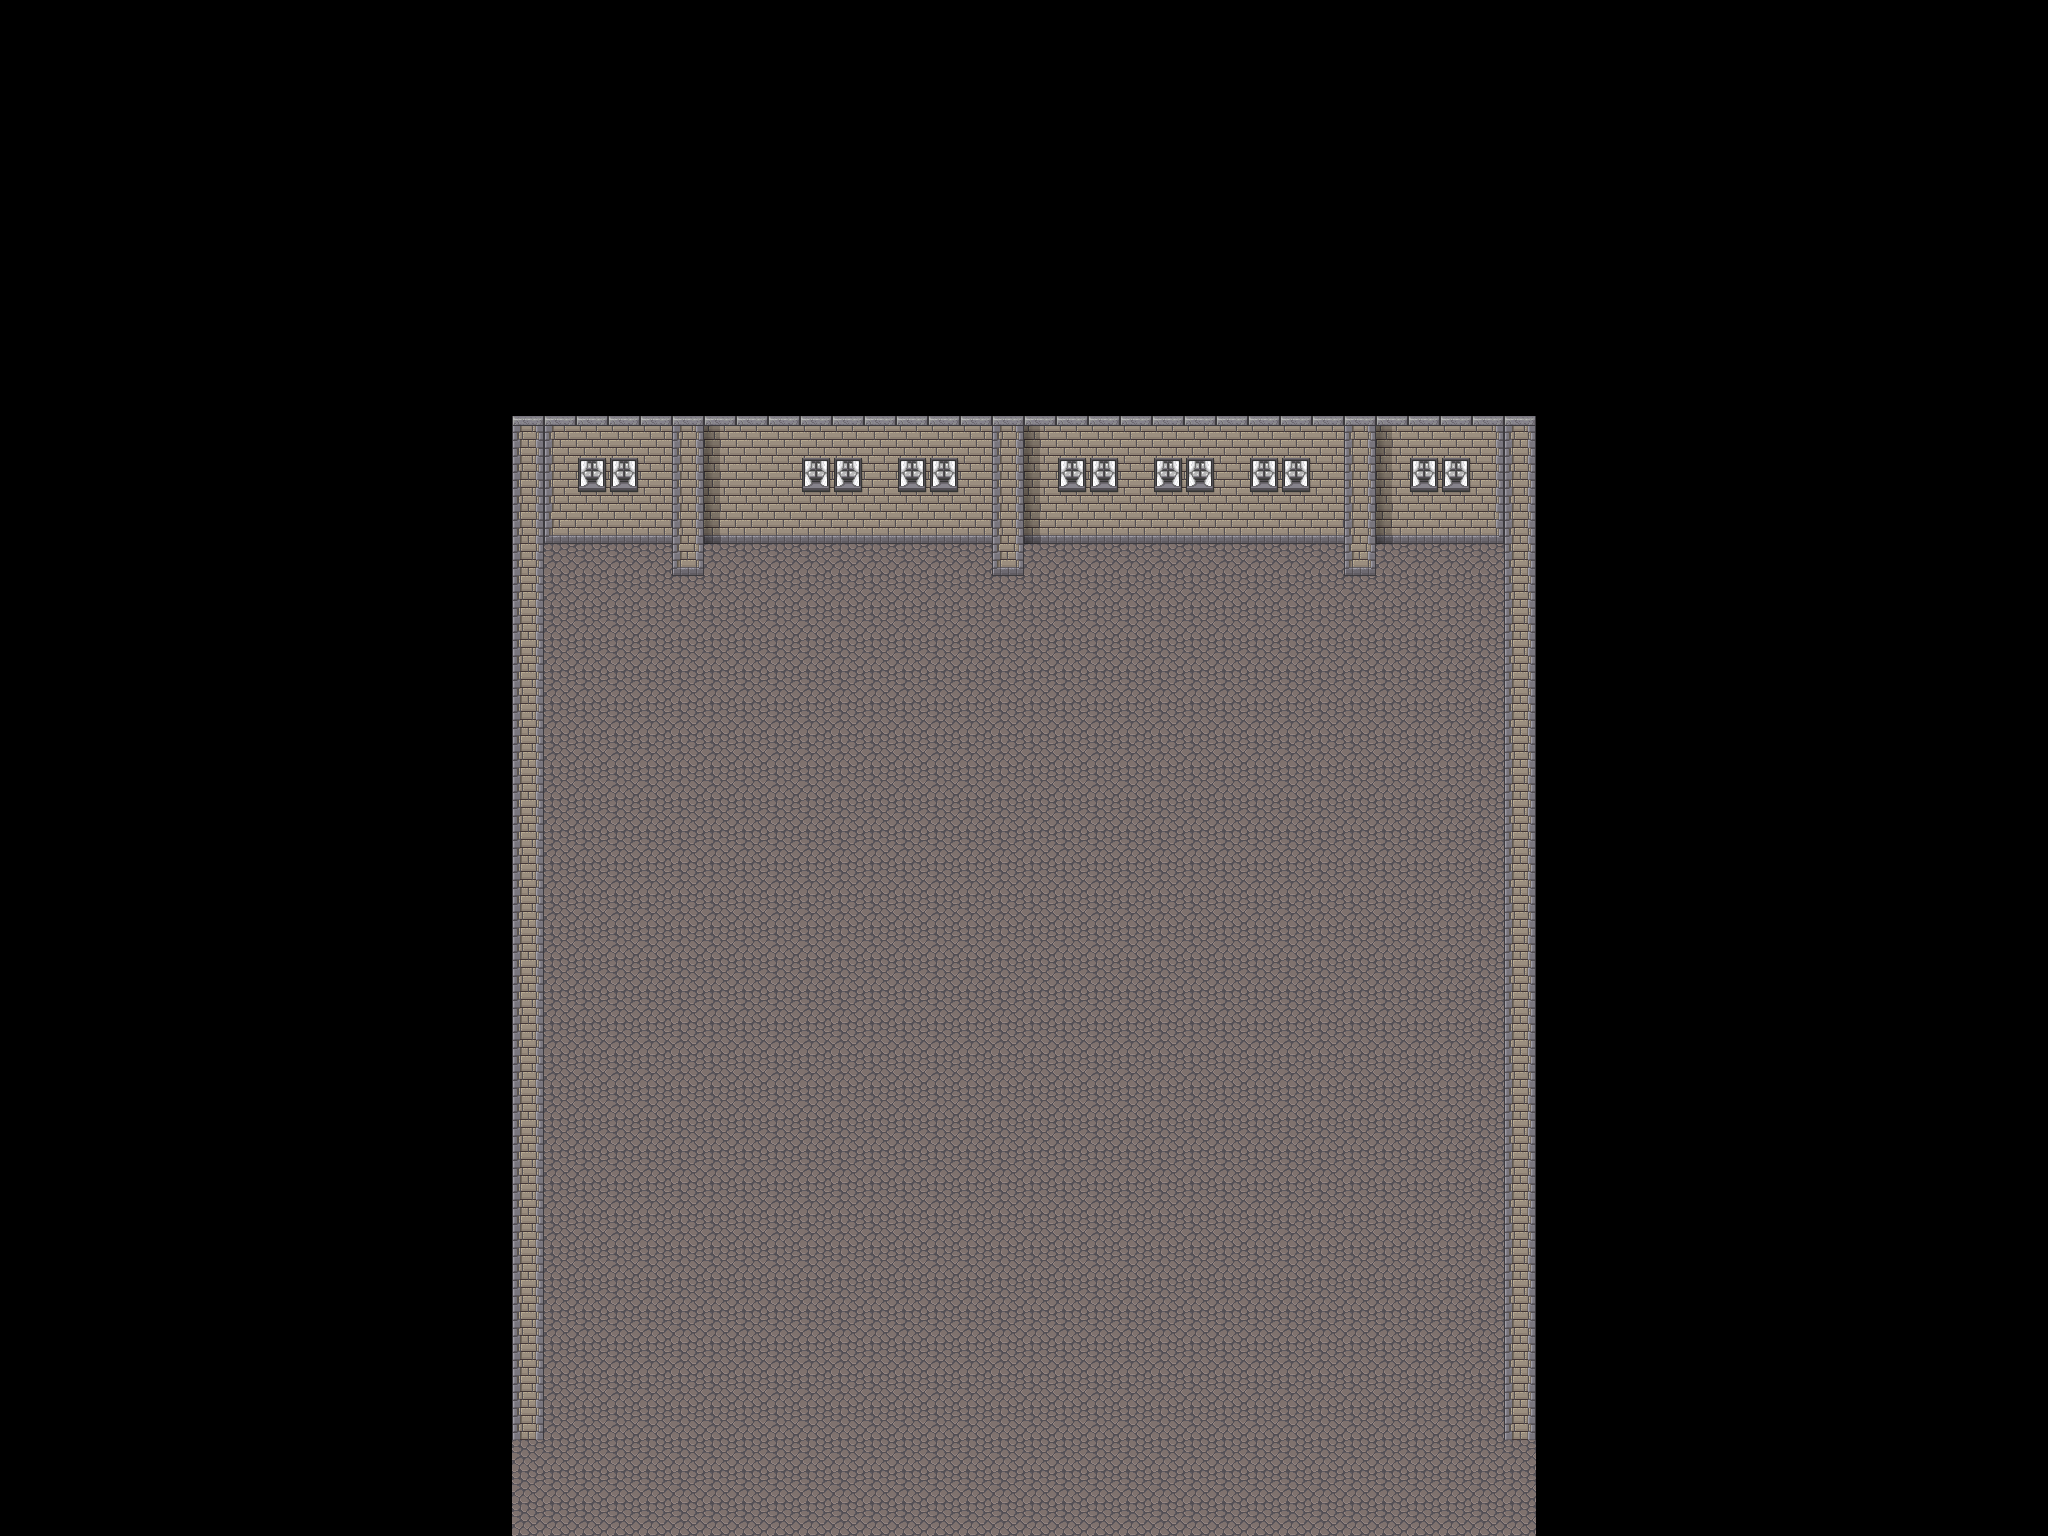

Tiled map render using the project's own tile images. Description and the map definition, with tile-layer contents summarised, below:
An orthogonal 64x48 tile map with 32x32 px tiles, 4 tile layers (entry, collision, floor, furniture), 3 tilesets.

<map version="1.4" tiledversion="1.4.3" orientation="orthogonal" renderorder="right-down" width="64" height="48" tilewidth="32" tileheight="32" infinite="0" nextlayerid="6" nextobjectid="1">
 <tileset firstgid="1" name="fantasy" tilewidth="32" tileheight="32" tilecount="1064" columns="8">
  <image source="../tilesets/fantasy.png" width="256" height="4256" />
 </tileset>
 <tileset firstgid="1065" name="floortileset" tilewidth="32" tileheight="32" tilecount="64" columns="8">
  <image source="../tilesets/floortileset.png" width="256" height="256" />
  <tile id="33">
   <properties>
    <property name="collides" type="bool" value="true" />
   </properties>
  </tile>
 </tileset>
 <tileset firstgid="1129" name="rpg_maker_vx_rtp_tileset_by_telles0808_d2mslkf" tilewidth="32" tileheight="32" tilecount="2016" columns="32">
  <image source="../tilesets/rpg_maker_vx_rtp_tileset_by_telles0808_d2mslkf.png" width="1024" height="2016" />
 </tileset>
 <objectgroup id="2" name="floorLayer" />
 <layer id="4" name="entry" width="64" height="48">
  <data>[3072 cells, 16 non-empty, 1 distinct tile ids]</data>
 </layer>
 <layer id="3" name="collision" width="64" height="48">
  <data>[3072 cells, 91 non-empty, 1 distinct tile ids]</data>
 </layer>
 <layer id="1" name="floor" width="64" height="48">
  <data>[3072 cells, 1120 non-empty, 11 distinct tile ids]</data>
 </layer>
 <layer id="5" name="furniture" width="64" height="48">
  <data>[3072 cells, 60 non-empty, 3 distinct tile ids]</data>
 </layer>
</map>
